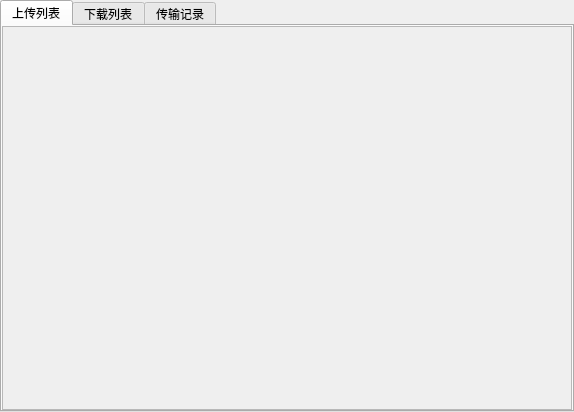
<?xml version="1.0" encoding="UTF-8"?>
<ui version="4.0">
 <class>Transfer</class>
 <widget class="QWidget" name="Transfer">
  <property name="geometry">
   <rect>
    <x>0</x>
    <y>0</y>
    <width>574</width>
    <height>412</height>
   </rect>
  </property>
  <property name="windowTitle">
   <string>Form</string>
  </property>
  <layout class="QGridLayout" name="gridLayout_2">
   <property name="leftMargin">
    <number>0</number>
   </property>
   <property name="topMargin">
    <number>0</number>
   </property>
   <property name="rightMargin">
    <number>0</number>
   </property>
   <property name="bottomMargin">
    <number>0</number>
   </property>
   <property name="spacing">
    <number>0</number>
   </property>
   <item row="0" column="0">
    <widget class="QTabWidget" name="tabWidget">
     <property name="currentIndex">
      <number>0</number>
     </property>
     <widget class="QWidget" name="upload">
      <attribute name="title">
       <string>上传列表</string>
      </attribute>
      <layout class="QVBoxLayout" name="verticalLayout_3">
       <property name="leftMargin">
        <number>0</number>
       </property>
       <property name="topMargin">
        <number>0</number>
       </property>
       <property name="rightMargin">
        <number>0</number>
       </property>
       <property name="bottomMargin">
        <number>0</number>
       </property>
       <item>
        <widget class="QScrollArea" name="scrollArea">
         <property name="widgetResizable">
          <bool>true</bool>
         </property>
         <widget class="QWidget" name="upload_scroll">
          <property name="geometry">
           <rect>
            <x>0</x>
            <y>0</y>
            <width>568</width>
            <height>380</height>
           </rect>
          </property>
         </widget>
        </widget>
       </item>
      </layout>
     </widget>
     <widget class="QWidget" name="download">
      <attribute name="title">
       <string>下载列表</string>
      </attribute>
      <layout class="QVBoxLayout" name="verticalLayout_2">
       <property name="leftMargin">
        <number>0</number>
       </property>
       <property name="topMargin">
        <number>0</number>
       </property>
       <property name="rightMargin">
        <number>0</number>
       </property>
       <property name="bottomMargin">
        <number>0</number>
       </property>
       <item>
        <widget class="QScrollArea" name="scrollArea_2">
         <property name="widgetResizable">
          <bool>true</bool>
         </property>
         <widget class="QWidget" name="download_scroll">
          <property name="geometry">
           <rect>
            <x>0</x>
            <y>0</y>
            <width>568</width>
            <height>380</height>
           </rect>
          </property>
         </widget>
        </widget>
       </item>
      </layout>
     </widget>
     <widget class="QWidget" name="record">
      <attribute name="title">
       <string>传输记录</string>
      </attribute>
      <layout class="QVBoxLayout" name="verticalLayout">
       <property name="leftMargin">
        <number>0</number>
       </property>
       <property name="topMargin">
        <number>0</number>
       </property>
       <property name="rightMargin">
        <number>0</number>
       </property>
       <property name="bottomMargin">
        <number>0</number>
       </property>
       <item>
        <widget class="QScrollArea" name="scrollArea_3">
         <property name="widgetResizable">
          <bool>true</bool>
         </property>
         <widget class="QWidget" name="scrollAreaWidgetContents">
          <property name="geometry">
           <rect>
            <x>0</x>
            <y>0</y>
            <width>568</width>
            <height>380</height>
           </rect>
          </property>
          <layout class="QGridLayout" name="gridLayout">
           <property name="leftMargin">
            <number>0</number>
           </property>
           <property name="topMargin">
            <number>0</number>
           </property>
           <property name="rightMargin">
            <number>0</number>
           </property>
           <property name="bottomMargin">
            <number>0</number>
           </property>
           <item row="0" column="0">
            <widget class="QWidget" name="widget" native="true">
             <layout class="QHBoxLayout" name="horizontalLayout">
              <property name="spacing">
               <number>0</number>
              </property>
              <property name="leftMargin">
               <number>0</number>
              </property>
              <property name="topMargin">
               <number>0</number>
              </property>
              <property name="rightMargin">
               <number>0</number>
              </property>
              <property name="bottomMargin">
               <number>0</number>
              </property>
              <item>
               <spacer name="horizontalSpacer">
                <property name="orientation">
                 <enum>Qt::Horizontal</enum>
                </property>
                <property name="sizeHint" stdset="0">
                 <size>
                  <width>483</width>
                  <height>20</height>
                 </size>
                </property>
               </spacer>
              </item>
              <item>
               <widget class="QToolButton" name="clearBtn">
                <property name="styleSheet">
                 <string notr="true">font: 13pt &quot;.AppleSystemUIFont&quot;;</string>
                </property>
                <property name="text">
                 <string>清除记录</string>
                </property>
               </widget>
              </item>
             </layout>
            </widget>
           </item>
           <item row="1" column="0">
            <widget class="QTextEdit" name="record_msg"/>
           </item>
          </layout>
         </widget>
        </widget>
       </item>
      </layout>
     </widget>
    </widget>
   </item>
  </layout>
 </widget>
 <resources/>
 <connections/>
</ui>
